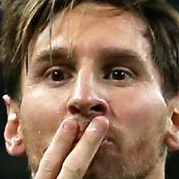
#> input picture Dataset/cropped/lionel_messi/lionel_messi1.png, 179 x 179 px, given in place of maria_sharapova, which was not available
$ jupyter execute --allow-errors celebrity-image-classification.ipynb   (text cells are left out)
#> lines starting #> are read from the running program, lines starting #| are printed output that depends on the picture; pictures that were not available may be replaced by others from this repository, and a replacement may not be noted
[cell 1]
import numpy as np
import matplotlib.pyplot as plt
import cv2

[cell 2]
#Detect and crop face and eyes

[cell 3]
face_cascade = cv2.CascadeClassifier('./opencv/haarcascades/haarcascade_frontalface_default.xml')
eye_cascade = cv2.CascadeClassifier('./opencv/haarcascades/haarcascade_eye.xml')

[cell 4]
def get_cropped_image_with_2eyes(image_path):
#> called with image_path = './Dataset/cropped/maria_sharapova'
    img = cv2.imread(image_path)
#> img is the input picture: shape (179, 179, 3); mean B, G, R 87, 109.2, 138.2
    gray = cv2.cvtColor(img, cv2.COLOR_BGR2GRAY)
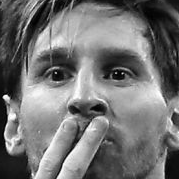
#> gray: shape (179, 179); min 0, max 254, mean 115.4
    faces = face_cascade.detectMultiScale(gray, 1.3, 5)
#> faces = [[16, 10, 151, 151]]
    for (x,y,w,h) in faces:
        roi_gray = gray[y:y+h, x:x+w]
        roi_color = img[y:y+h, x:x+w]
        eyes = eye_cascade.detectMultiScale(roi_gray)
        if len(eyes)>=2:
            return  roi_color
#> this loop made 1 pass
#> (x, y, w, h, eyes) on pass 1: (16, 10, 151, 151, [[79, 40, 44, 44], [17, 40, 45, 45]])
#> pass 1, in get_cropped_image_with_2eyes, `roi_gray = gray[y:y+h, x:x+w]`:
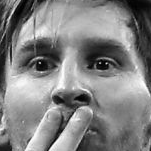
#> roi_gray: shape (151, 151); min 0, max 254, mean 130.5
#> pass 1, in get_cropped_image_with_2eyes, `roi_color = img[y:y+h, x:x+w]`:
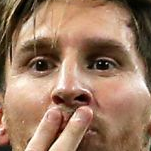
#> roi_color: shape (151, 151, 3); mean B, G, R 99.2, 123.1, 157

[cell 5]
path_to_data = "./Dataset/"
path_to_cr_data = "./Dataset/cropped/"

[cell 6]
import os
img_dirs = []
for entry in os.scandir(path_to_data):
    if entry.is_dir():
        img_dirs.append(entry.path)

[cell 7]
img_dirs

[cell 8]
import shutil
if os.path.exists(path_to_cr_data):
    shutil.rmtree(path_to_cr_data)
os.mkdir(path_to_cr_data)

[cell 9]
cropped_image_dirs = []
for img_dir in img_dirs:
    count = 1
    celebrity_name = img_dir.split('/')[-1]
    for entry in os.scandir(img_dir):
        roi_color = get_cropped_image_with_2eyes(entry.path)
        if roi_color is not None:
            cropped_folder = path_to_cr_data + celebrity_name
            if not os.path.exists(cropped_folder):
                os.makedirs(cropped_folder)
                cropped_image_dirs.append(cropped_folder)
                print("Generating cropped images in folder: ",cropped_folder)
            cropped_file_name = celebrity_name + str(count) + ".png"
            cropped_file_path = cropped_folder + "/" + cropped_file_name
            cv2.imwrite(cropped_file_path, roi_color)
            count += 1

[cell 10]
cropped_image_dirs

[cell 11]
celebrity_file_names_dict = {}
for img_dir in cropped_image_dirs:
    celebrity_name = img_dir.split('/')[-1]
    file_list = []
    for entry in os.scandir(img_dir):
        file_list.append(entry.path)
    celebrity_file_names_dict[celebrity_name] = file_list
celebrity_file_names_dict

[cell 12]
import pywt

def w2d(img, mode='haar', level=1):
    imArray = img
    #Datatype conversions
    #convert to grayscale
    imArray = cv2.cvtColor( imArray,cv2.COLOR_RGB2GRAY )
    #convert to float
    imArray =  np.float32(imArray)
    imArray /= 255;
    # compute coefficients
    coeffs=pywt.wavedec2(imArray, mode, level=level)

    #Process Coefficients
    coeffs_H=list(coeffs)
    coeffs_H[0] *= 0;

    # reconstruction
    imArray_H=pywt.waverec2(coeffs_H, mode);
    imArray_H *= 255;
    imArray_H =  np.uint8(imArray_H)

    return imArray_H

[cell 13]
class_celeb = {}
count = 0
for celebrity_name in celebrity_file_names_dict.keys():
    class_celeb[celebrity_name] = count
    count += 1
#> this loop made 0 passes
#> after the loop, class_celeb = 0 items; count = 0
class_celeb

$ run again, on Dataset/cropped/maria_sharapova/maria_sharapova11.png
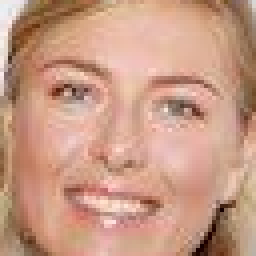
#> input picture Dataset/cropped/maria_sharapova/maria_sharapova11.png, 64 x 64 px, given in place of maria_sharapova, which was not available (shown 4 times larger)
#> in get_cropped_image_with_2eyes, img is the input picture: shape (64, 64, 3); mean B, G, R 132.6, 154.3, 200.1
#> in get_cropped_image_with_2eyes, `gray = cv2.cvtColor(img, cv2.COLOR_BGR2GRAY)`:
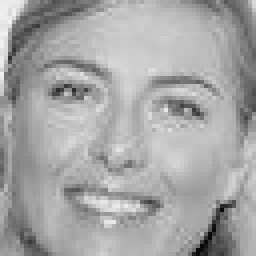
#> gray: shape (64, 64) (shown 4 times larger); min 7, max 241, mean 165.5
#> faces = [[3, 3, 53, 53]]
#> the loop in get_cropped_image_with_2eyes, `for (x,y,w,h) in faces:` made 1 pass
#> (x, y, w, h, eyes) on pass 1: (3, 3, 53, 53, [[29, 13, 22, 22]])
#> pass 1, in get_cropped_image_with_2eyes, `roi_color = img[y:y+h, x:x+w]`:
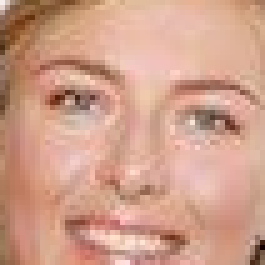
#> roi_color: shape (53, 53, 3) (shown 5 times larger); mean B, G, R 138.5, 158.8, 207.8
#> after the loop `for celebrity_name in celebrity_file_names_dict.keys():`: class_celeb = 0 items; count = 0

$ run again, on Dataset/cropped/maria_sharapova/maria_sharapova13.png
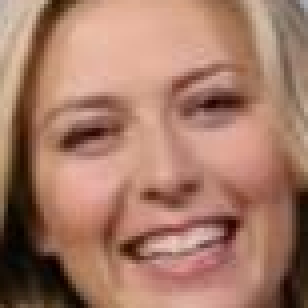
#> input picture Dataset/cropped/maria_sharapova/maria_sharapova13.png, 77 x 77 px, given in place of maria_sharapova, which was not available (shown 4 times larger)
#> in get_cropped_image_with_2eyes, img is the input picture: shape (77, 77, 3); mean B, G, R 103.4, 122, 165.7
#> in get_cropped_image_with_2eyes, `gray = cv2.cvtColor(img, cv2.COLOR_BGR2GRAY)`:
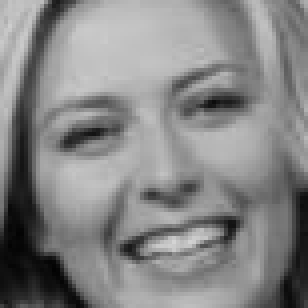
#> gray: shape (77, 77) (shown 4 times larger); min 2, max 212, mean 133
#> faces = [[5, 5, 68, 68]]
#> the loop in get_cropped_image_with_2eyes, `for (x,y,w,h) in faces:` made 1 pass
#> (x, y, w, h, eyes) on pass 1: (5, 5, 68, 68, [[35, 9, 23, 23], [5, 17, 22, 22]])
#> pass 1, in get_cropped_image_with_2eyes, `roi_color = img[y:y+h, x:x+w]`:
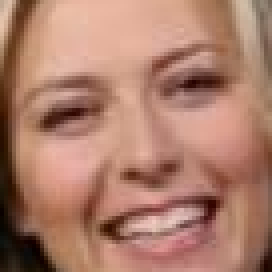
#> roi_color: shape (68, 68, 3) (shown 4 times larger); mean B, G, R 107, 125.3, 172.8
#> after the loop `for celebrity_name in celebrity_file_names_dict.keys():`: class_celeb = 0 items; count = 0
